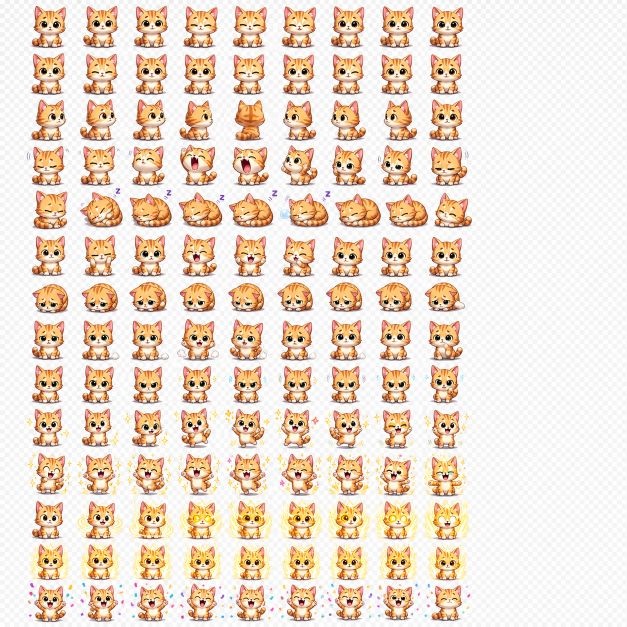
#> input picture assets/pets/kitten.png, 1254 x 1254 px (shown at 1/2 size)
$ python -i normalize-pet-atlas.py   (imports and definitions only)
#> lines starting #> are read from the running program, lines starting #| are printed output that depends on the picture; after the words box and inside, x2 and y2 are one past the last pixel; in counts of white or black regions, pixels touching at a corner belong together
#!/usr/bin/env python3
"""Normalize an AI-generated activity-pet export into the atlas contract.

Raw exports (see assets/pets/) pack sprites unevenly on a baked light
checkerboard. The runtime frame window then shows slices of neighboring
sprites ("multiple heads at once") and the pet drifts instead of staying
anchored. This script:

1. Keys the baked light background into real transparency (flood fill from
   the borders so enclosed whites such as eyes and marble survive).
2. Finds every sprite as a connected component, auto-detects the uneven
   grid from the sprite centroids, and assigns strays (sparkles, "Z"s) to
   the nearest body cell so straddling sprites stay whole.
3. Re-renders each animation onto its own row of a 2048x2048 atlas
   (16x16 grid of 128x128 cells), anchored bottom-center at a shared
   baseline with per-row scale normalization.

Usage:
    python3 scripts/normalize-pet-atlas.py assets/pets/kitten.png \
        --pet kitten --animations assets/pets/kitten.animations.json \
        --out public/pets/kitten/kitten-spritesheet.webp \
        --manifest src/domain/generated/kittenAtlas.json

`--animations` maps animation names to
{"row": int, "startFrame": int, "frameCount": int} where row/frame index
the auto-detected source grid. Without it the script emits one atlas row
per detected source row.
"""

from __future__ import annotations

import argparse
import hashlib
import json
from pathlib import Path

import numpy as np
from PIL import Image
from scipy import ndimage

CELL = 128
GRID = 16
ATLAS = CELL * GRID
PIVOT_X = 64
BASELINE_Y = 116
MAX_SPRITE_W = 122
MAX_SPRITE_H = 110
BG_LUMINANCE = 222
MIN_BODY_AREA = 400
MIN_PART_AREA = 24

FOUR_WAY = np.array([[0, 1, 0], [1, 1, 1], [0, 1, 0]])
EIGHT_WAY = np.ones((3, 3))


def _label(mask: np.ndarray, structure: np.ndarray) -> tuple[np.ndarray, int]:
    labels, count = ndimage.label(mask, structure=structure)  # pyright: ignore[reportGeneralTypeIssues]
    return labels, int(count)


def key_background(rgb: np.ndarray) -> np.ndarray:
    """Return a soft alpha mask (0..1) with the baked light background removed."""
    bg_like = rgb.mean(axis=2) > BG_LUMINANCE

    # Flood the background from the borders through background-like pixels so
    # enclosed whites (eyes, marble highlights) stay opaque.
    labels, _ = _label(bg_like, FOUR_WAY)
    border = np.unique(np.concatenate([labels[0], labels[-1], labels[:, 0], labels[:, -1]]))
    background = np.isin(labels, border[border != 0])
    foreground = ~background

    # Drop dust and fill pinholes.
    foreground = ndimage.binary_opening(foreground, structure=np.ones((2, 2)))
    foreground = ndimage.binary_closing(foreground, structure=np.ones((3, 3)))

    # Soft edges: blur the hard mask a little; the light fringe is later
    # decontaminated so no checker halo survives.
    return np.clip(ndimage.gaussian_filter(foreground.astype(np.float64), 1.1), 0.0, 1.0)


def defringe(rgb: np.ndarray, alpha: np.ndarray, bg: float = 248.0) -> np.ndarray:
    a = alpha[..., None]
    return np.where(a > 0.02, np.clip((rgb - (1 - a) * bg) / np.maximum(a, 0.05), 0, 255), rgb)


# [242 lines left out: functions find_components, detect_cells, _extract_frame, render_atlas, validate_atlas, main, not called in this run]


# [2 lines not run here, left out]

>>> import cv2
>>> picture = cv2.imread('../assets/pets/kitten.png')
#> picture is the input picture: shape (1254, 1254, 3); mean B, G, R 207.3, 221.8, 237.8
>>> result = key_background(picture)
#> in key_background, `bg_like = rgb.mean(axis=2) > BG_LUMINANCE`:
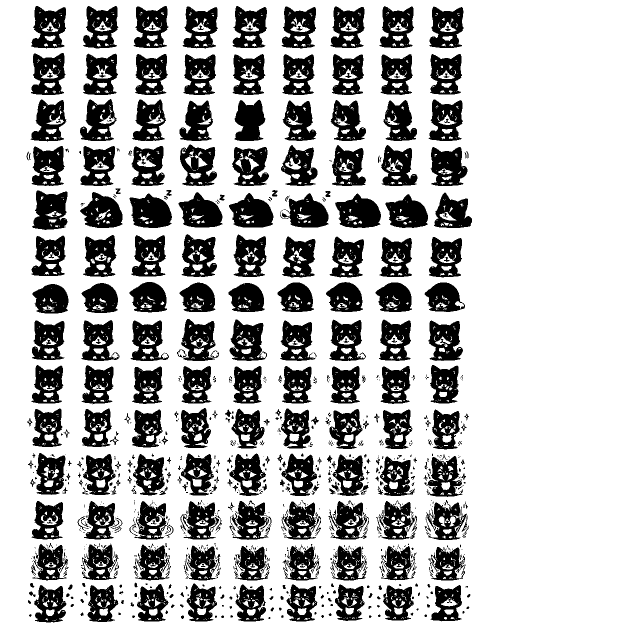
#> bg_like: shape (1254, 1254) bool (shown at 1/2 size); 72.5% white; 863 black regions (450 under 20 px), largest, box (x1, y1, x2, y2) and area: (670, 387, 762, 456) 4230, (259, 387, 344, 456) 4186, (458, 386, 547, 455) 4031
#> in _label, `labels, count = ndimage.label(mask, structure=structure)`:
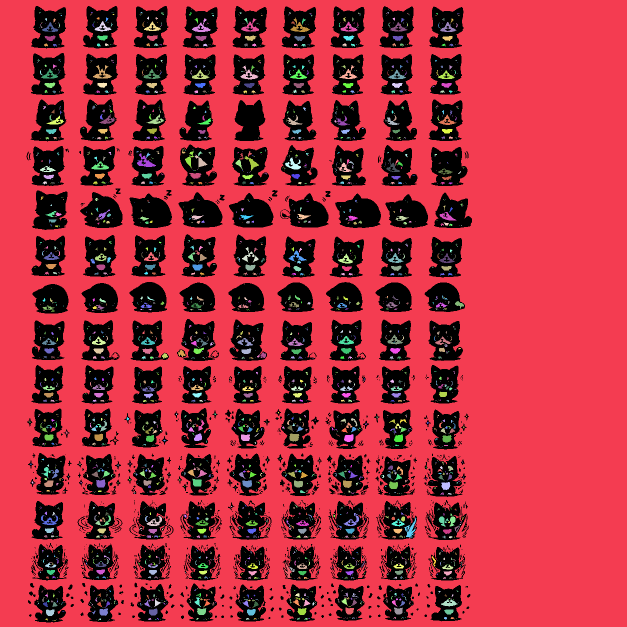
#> labels: shape (1254, 1254) int32 (shown at 1/2 size); 3160 distinct labels, from 0 to 3159; one colour per label, 0 black
#> in _label, `labels, count = ndimage.label(mask, structure=structure)`: count = 3159
#> in key_background, `border = np.unique(np.concatenate([labels[0], labels[-1], labels[:, 0]..`: border = [1]
#> in key_background, `background = np.isin(labels, border[border != 0])`:
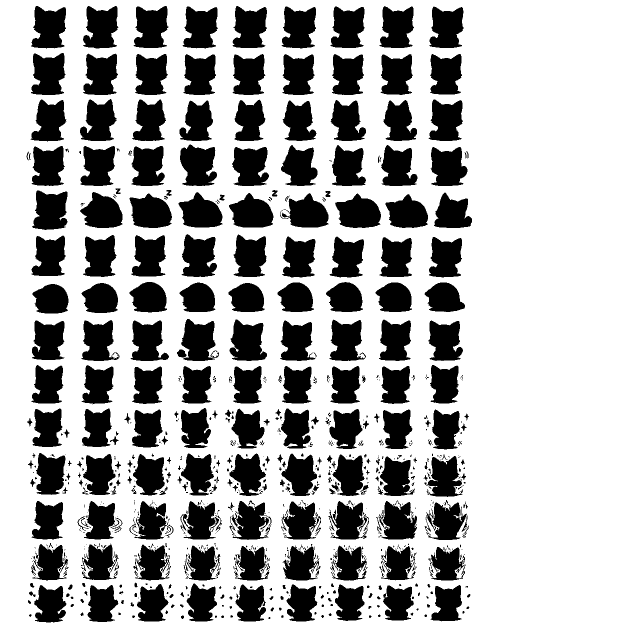
#> background: shape (1254, 1254) bool (shown at 1/2 size); 68.6% white; 796 black regions (427 under 20 px), largest, box (x1, y1, x2, y2) and area: (360, 289, 434, 372) 4596, (363, 468, 434, 554) 4566, (166, 12, 237, 97) 4493
#> in key_background, `foreground = ndimage.binary_opening(foreground, structure=np.ones((2, ..`:
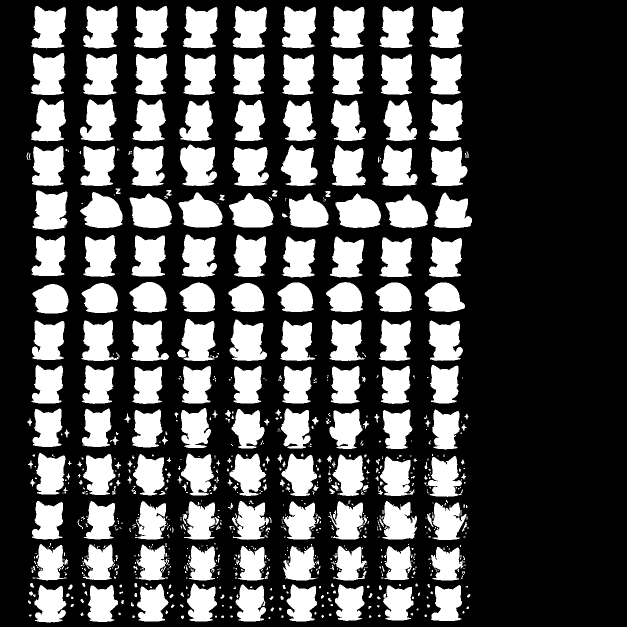
#> foreground: shape (1254, 1254) bool (shown at 1/2 size); 31.1% white; 865 white regions (534 under 20 px), largest, box (x1, y1, x2, y2) and area: (360, 289, 434, 372) 4593, (364, 469, 434, 554) 4564, (166, 12, 236, 97) 4490
#> in key_background, `foreground = ndimage.binary_closing(foreground, structure=np.ones((3, ..`:
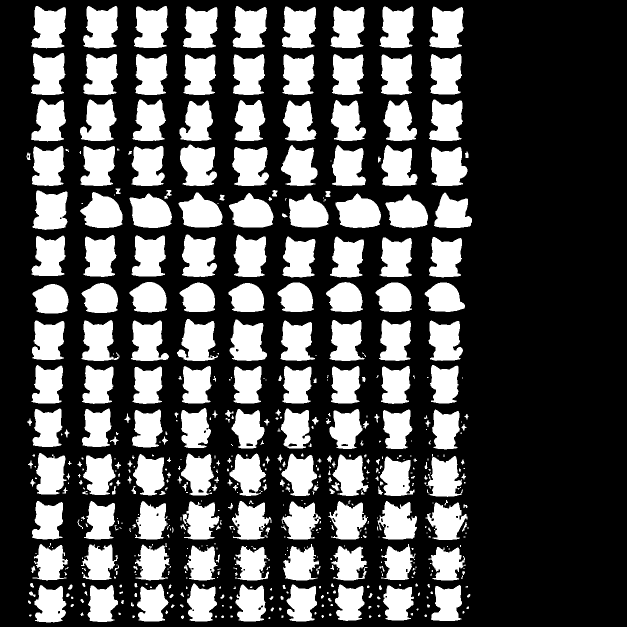
#> foreground: shape (1254, 1254) bool (shown at 1/2 size); 31.4% white; 569 white regions (242 under 20 px), largest, box (x1, y1, x2, y2) and area: (360, 289, 434, 372) 4616, (364, 469, 434, 554) 4580, (166, 12, 236, 97) 4501
